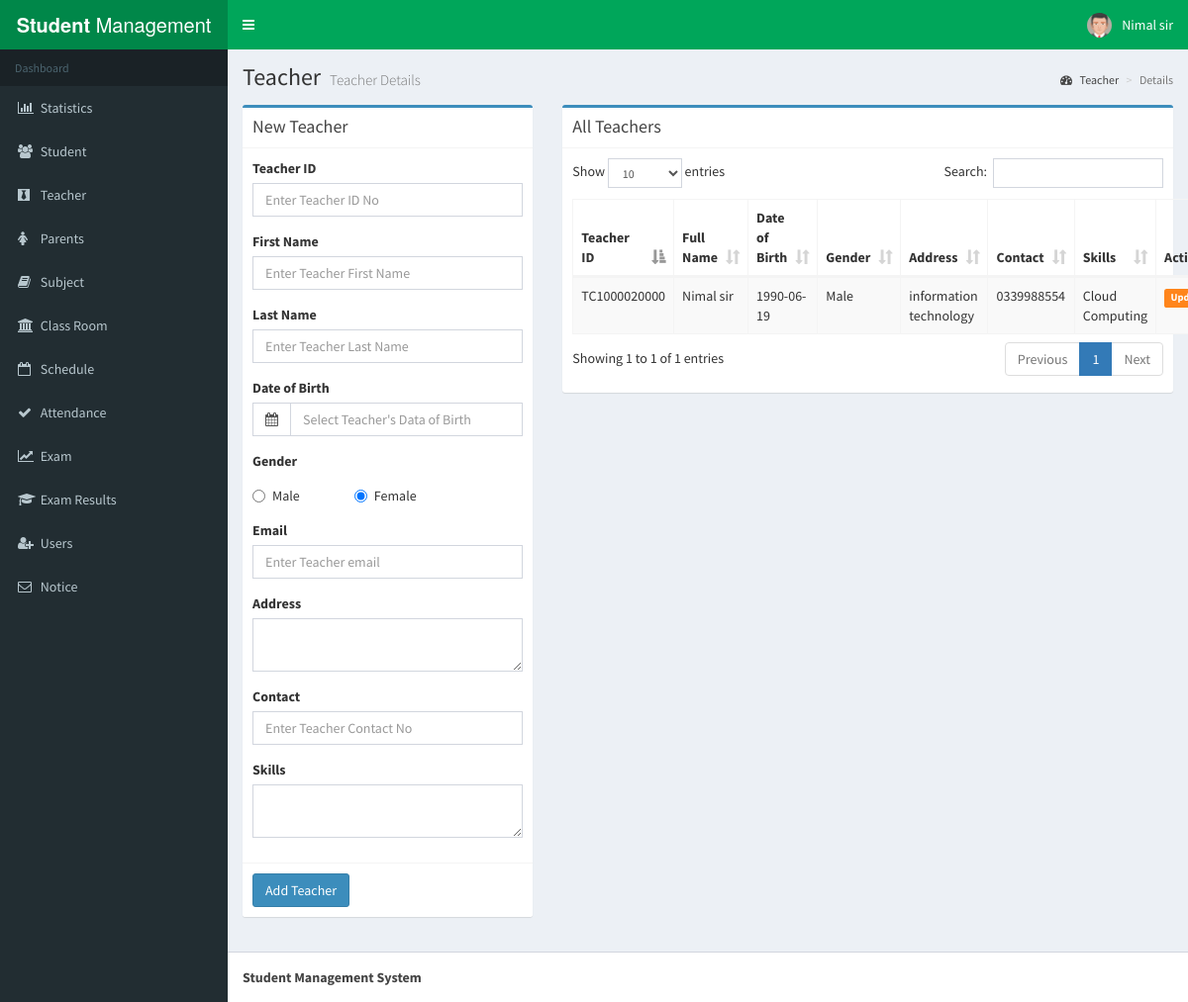
Page /teacher.php (signed in) on the committed database.
### tables this page shows
CREATE TABLE `teacher` (
  `tid` varchar(50) NOT NULL,
  `fname` varchar(50) NOT NULL,
  `lname` varchar(50) NOT NULL,
  `address` varchar(50) NOT NULL,
  `contact` varchar(50) NOT NULL,
  `bday` date NOT NULL,
  `skill` varchar(500) NOT NULL,
  `gender` varchar(25) NOT NULL,
  `email` varchar(50) NOT NULL
);

### teacher.php (the view, shortened to what this page needs)
<?php session_start();
include_once 'database.php';
?>
<!DOCTYPE html>
<html>
<head>
  <link rel="stylesheet" href="bower_components/bootstrap/dist/css/bootstrap.min.css">
  <link rel="stylesheet" href="bower_components/font-awesome/css/font-awesome.min.css">
  <link rel="stylesheet" href="bower_components/Ionicons/css/ionicons.min.css">
    <link rel="stylesheet" href="bower_components/datatables.net-bs/css/dataTables.bootstrap.min.css">
  <link rel="stylesheet" href="bower_components/bootstrap-daterangepicker/daterangepicker.css">
  <link rel="stylesheet" href="bower_components/bootstrap-datepicker/dist/css/bootstrap-datepicker.min.css">
  <link rel="stylesheet" href="bower_components/select2/dist/css/select2.min.css">
  <link rel="stylesheet" href="dist/css/AdminLTE.min.css">
  <link rel="stylesheet" href="dist/css/skins/_all-skins.min.css">
</head>
<body class="hold-transition skin-green sidebar-mini">
<div class="wrapper">
 <?php include_once 'header.php'; ?>
  <?php include_once 'sidebar.php'; ?>
  <div class="content-wrapper">
    <section class="content-header">
      <h1>
        Teacher
        <small>Teacher Details</small>
      </h1>
      <ol class="breadcrumb">
        <li><a href="#"><i class="fa fa-dashboard"></i> Teacher</a></li>
        <li class="active">Details</li>
      </ol>
    </section>
    <section class="content">
 <div class="row">
    <?php if (!isset($_GET['update'])) { ?>
 <div class="col-xs-4">
          <div class="box box-primary">
            <div class="box-header with-border">
              <h3 class="box-title">New Teacher</h3>
            </div>
            <form role="form" method="POST" >
              <div class="box-body">
                 <div class="form-group">
                  <label for="exampleInputPassword1">Teacher ID</label>
                  <input name="sid" type="text" class="form-control" id="exampleInputPassword1" placeholder="Enter Teacher ID No" required>
                </div>
                <div class="form-group">
                  <label for="exampleInputPassword1">First Name</label>
                  <input name="fname" type="text" class="form-control" id="exampleInputPassword1" placeholder="Enter Teacher First Name" required>
                </div>
                <div class="form-group">
                  <label for="exampleInputPassword1">Last Name</label>
                  <input name="lname" type="text" class="form-control" id="exampleInputPassword1" placeholder="Enter Teacher Last Name" required>
                </div>
                 <div class="form-group">
                <label>Date of Birth</label>
                <div class="input-group date">
                  <div class="input-group-addon">
                    <i class="fa fa-calendar"></i>
                  </div>
                  <input type="text" name='dob' class="form-control pull-right" id="datepicker" placeholder="Select Teacher's Data of Birth">
                </div>
                </div>
                <div class="form-group">
                  <label for="exampleInputPassword1">Gender</label>
                  <div class="radio ">
  <label style="width: 100px"><input type="radio" name="gender" value="Male" checked>Male</label>
  <label style="width: 100px"><input type="radio" name="gender" value="Female" checked>Female</label>
</div>
                </div>
                  <div class="form-group">
                  <label for="exampleInputPassword1">Email</label>
                  <input name="email" type="email" class="form-control" id="exampleInputPassword1" placeholder="Enter Teacher email" required>
                </div>
                <div class="form-group">
    <label for="exampleFormControlTextarea1">Address</label>
    <textarea name="address" class="form-control" id="exampleFormControlTextarea1" rows="2"></textarea>
  </div>
   <div class="form-group">
                  <label for="exampleInputPassword1">Contact</label>
                  <input name="contact" type="text" class="form-control" id="exampleInputPassword1" placeholder="Enter Teacher Contact No" required>
                </div>
  <div class="form-group">
    <label for="exampleFormControlTextarea1">Skills</label>
    <textarea name="skill" class="form-control" id="exampleFormControlTextarea1" rows="2"></textarea>
  </div>
              </div>
              <div class="box-footer">
                <button type="submit" name="submit" value="submit" class="btn btn-primary">Add Teacher</button>
              </div>
            </form>
          </div></div>
        <?php } ?>
          <div class="col-xs-8">
          <div class="box box-primary">
            <div class="box-header with-border">
              <h3 class="box-title">All Teachers</h3>
            </div>
            <div class="box-body">
              <table id="example1" class="table table-bordered table-striped">
                <thead>
                <tr>
                  <th>Teacher ID</th>
                  <th>Full Name</th>
                  <th>Date of Birth</th>
                  <th>Gender</th>
                  <th>Address</th>
                  <th>Contact</th>
                  <th>Skills</th>
                  <th>Actions</th>
                </tr>
                </thead>
                <tbody>
                  <?php
                  $sql = "SELECT * FROM teacher";
                  $result = $conn->query($sql);
                  if ($result->num_rows > 0) {
                     while($row = $result->fetch_assoc()) {
                      echo "<tr><td> " . $row["tid"]. " </td><td> " . $row["fname"]." ". $row["lname"]. " </td><td> " . $row["bday"]. "</td><td>" . $row["gender"]. "</td><td>" . $row["address"]. "</td><td>" . $row["contact"]. "</td><td>" . $row["skill"]. "</td><td><a href='teacher.php?update=". $row["tid"]."'><small class='label  bg-orange'>Update</small></a></td></tr>";
                       }
                                  }
                  ?>
                </tbody>
              </table>
            </div>
          </div>
          </div>
        </div>
    </section>
  </div>
  <?php include_once 'footer.php'; ?>
</div>
</body>
</html>

### rows in the picture
teacher: tid "TC1000020000", fname "Nimal sir", bday "1990-06-19", gender "Male", address "information technology", contact "0339988554", skill "Cloud Computing"

### other values in the picture
$_SESSION['user'] "Nimal sir"
